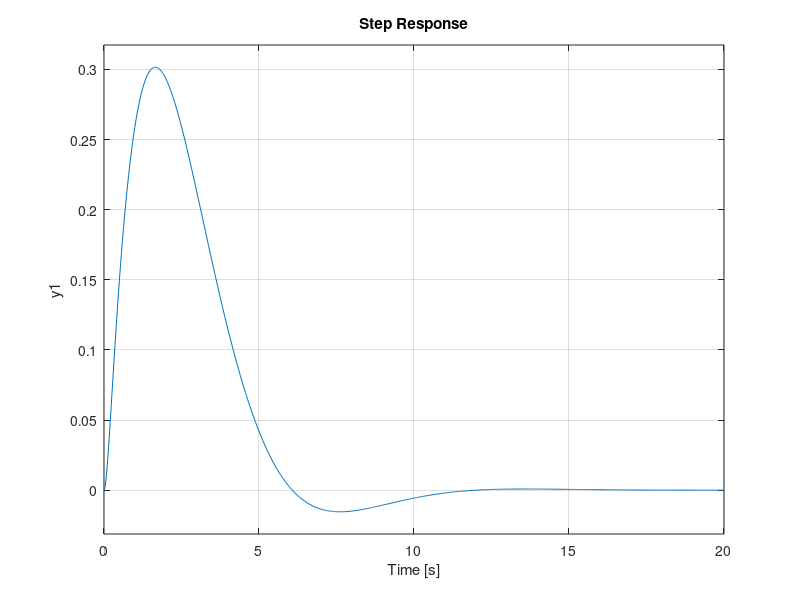

MATLAB code to generate this figure:
'EX1'
n=[5 9];
d=[1 2 3 4 5];
[A,B,C,D]=tf2ss(n,d)
P=[0 0 0 1;0 0 1 0;0 1 0 0;1 0 0 0]
Ap=inv(P)*A*P
Bp=inv(P)*B
Cp=C*P
Dp=D
'EX2'
n=[1 2 12 7 3];
d=[1 9 10 9 0 0];
[A,B,C,D]=tf2ss(n,d)
P=[0 0 0 0 1;0 0 0 1 0;0 0 1 0 0;0 1 0 0 0;1 0 0 0 0]
Ap=inv(P)*A*P
Bp=inv(P)*B
Cp=C*P
Dp=D
'EX3'
A=[-9.5 -0.5 0.5;0.5 -0.5 0.5;0.5 -0.5 -0.5]
B=[9;0;0]
C=[0 0 1]
D=0
T=ss(A,B,C,D)
tf(T)
step(T)
'EX4-a'
A=[0 1 3 0;0 0 1 0;0 0 0 1;-7 -9 -2 -3]
B=[0;5;8;2]
C=[1 3 4 9]
D=0
T=ss(A,B,C,D)
tf(T)
'EX4-b'
A=[3 1 0 4 -2;-3 5 -5 2 -1;0 1 -1 2 8;-7 6 -3 -4 0;-6 0 4 -3 1]
B=[2;7;6;5;4]
C=[1 -2 -9 7 9]
D=0
T=ss(A,B,C,D)
tf(T)
'EX5'
A=[-1.702 50.72 263.38;0.22 -1.418 -31.99;0 0 -14]
B=[-272.06;0;9]
C=[0 1 0]
D=0
T=ss(A,B,C,D)
tf(T)